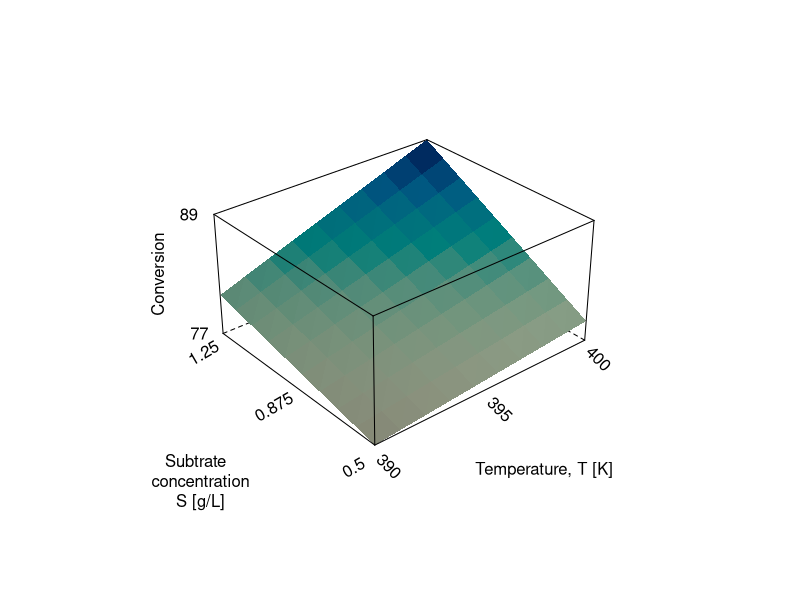
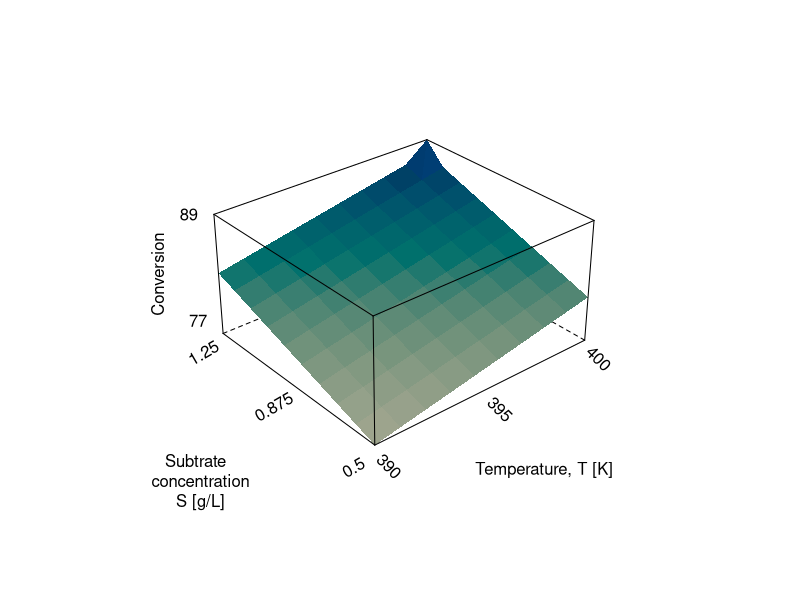

These charts were generated, in order, by the following R code:

surface <- function(x1,x2){
    x1off = 360
    x1scale = 20
    x1s = (x1 - x1off)/x1scale
    
    x2off = 0
    x2scale = 1
    x2s = (x2 - x2off)/x2scale
    
    z = 30*x1s + 16*x2s- 10*x1s^2 - 20*x2s^2 +16*x1s*x2s + 40.1
}
surface.linear <- function(x1,x2){
    x1off = 395
    x1scale = 5
    x1s = (x1 - x1off)/x1scale
    
    x2off = (1.25+0.5)/2
    x2scale = (1.25-0.5)/2
    x2s = (x2 - x2off)/x2scale
    
    z = 2.5*x1s + 3.5*x2s + 81.5 + 1.5*x1s*x2s 
}

surface.linear.no.interaction <- function(x1,x2){
    x1off = 395
    x1scale = 5
    x1s = (x1 - x1off)/x1scale
    
    x2off = (1.25+0.5)/2
    x2scale = (1.25-0.5)/2
    x2s = (x2 - x2off)/x2scale
    
    z = 2.5*x1s + 3.5*x2s + 81.5
}


Xoff = 360     # offset for X
Xscale = 20.0

N = 10 # resolution of surface
xlo = 390
xhi = 400
xmid = 395
ylo = 0.5
yhi = 1.25
ymid = (1.25+0.5)/2

x1 <- seq(xlo, xhi,length=N)
x2 <- seq(ylo , yhi, length=N)
g.linear <- expand.grid(x1=x1, x2=x2)
g.linear$y <- surface.linear(g.linear$x1, g.linear$x2)

g.linear.no.interaction <- expand.grid(x1=x1, x2=x2)
g.linear.no.interaction$y <- surface.linear.no.interaction(g.linear.no.interaction$x1, g.linear.no.interaction$x2)

xlabels = c(xlo, xhi, xmid)
ylabels = c(ylo, yhi, ymid)
zmin = floor(surface(xlo,ylo))
zmax = floor(surface(xhi,yhi)) + 1
zmax
zlabels = c(zmin, 61, zmax)
g.linear.no.interaction$y[which.max(g.linear.no.interaction$y)] = zmax
g.linear$y[which.max(g.linear$y)] = zmax

library(lattice)
png(file="factorial-two-level-surface-with-interaction-slides.png", height = 1500, width = 1200, res=300, bg="transparent")
par.set <-  list(axis.line = list(col = "transparent"), clip = list(panel = "off"))
print(wireframe(y ~ x1*x2,
        data = g.linear,
        shade=TRUE,
        scales=list(arrows=FALSE,
                    distance=c(2,2.5,1),
                    rot=c(0),
                    x=list(draw=TRUE, at=xlabels, labels=as.character(xlabels), cex=1, rot=-45),
                    y=list(draw=TRUE, at=ylabels, labels=as.character(ylabels), cex=1, rot=30),
                    z=list(draw=TRUE, at=zlabels, labels=as.character(zlabels), cex=1)
                    ),
        aspect = c(0.9, 0.5),  # y/x and z/x
        par.settings = par.set,
        xlab="Temperature, T [K]",
        ylab=paste("Subtrate \n concentration\n S [g/L]"),
        zlab=list("Conversion", rot=90),
        alpha.regions = 0.2,
        #screen = list(z = 0, x = 45, y =45),
        )
)
dev.off()

png(file="factorial-two-level-surface-without-interaction-slides.png", height = 1500, width = 1200, res=300, bg="transparent")
par.set <-  list(axis.line = list(col = "transparent"), clip = list(panel = "off"))
print(wireframe(y ~ x1*x2,
        data = g.linear.no.interaction,
        shade=TRUE,
        scales=list(arrows=FALSE,
                    distance=c(2,2.5,1),
                    rot=c(0),
                    x=list(draw=TRUE, at=xlabels, labels=as.character(xlabels), cex=1, rot=-45),
                    y=list(draw=TRUE, at=ylabels, labels=as.character(ylabels), cex=1, rot=30),
                    z=list(draw=TRUE, at=zlabels, labels=as.character(zlabels), cex=1)
                    ),
        aspect = c(0.9, 0.5),  # y/x and z/x
        par.settings = par.set,
        xlab="Temperature, T [K]",
        ylab=paste("Subtrate \n concentration\n S [g/L]"),
        zlab=list("Conversion", rot=90),
        alpha.regions = 0.2,
        #screen = list(z = 0, x = 45, y =45),
        )
)
dev.off()